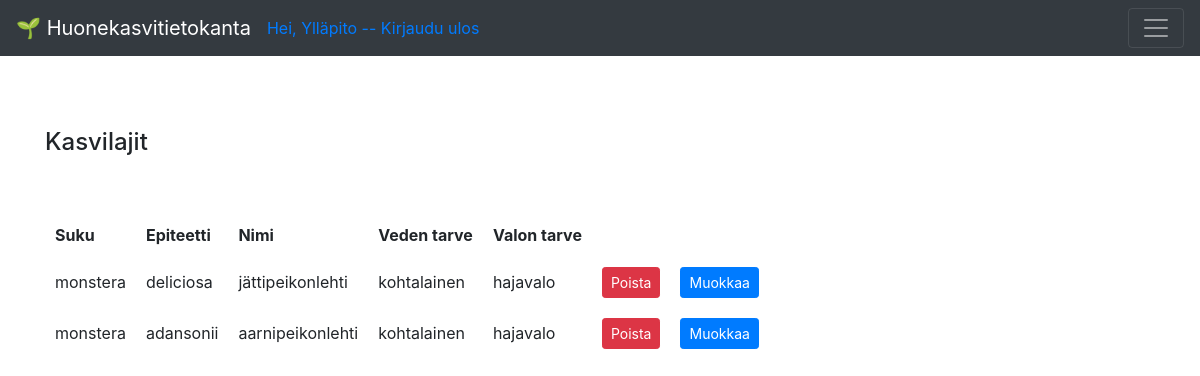
The app's page /species (signed in), older data.
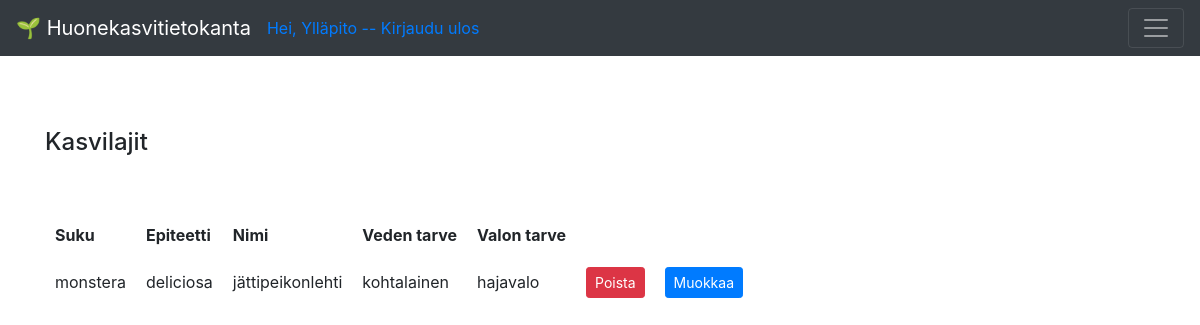
The same page, newer data.
### application/species/models.py (models this page shows, shortened)
class Species(Base):
    __tablename__ = "species"
    genus = db.Column(db.String(144), nullable=False)
    epithet = db.Column(db.String(144), nullable=False)
    water = db.Column(db.String(144), nullable=False)
    light = db.Column(db.String(144), nullable=False)
    plants = db.relationship('Plant', backref='plant_species', lazy=True)

### application/species/views.py (the view)
@app.route("/species", methods=["GET"])
@login_required(role="ANY")
def species_index():
    return render_template("species/list.html", species=Species.query.all())

### application/__init__.py (called while the page is built)
def login_required(role = "ANY"):
    def wrapper(fn):
        @wraps(fn)
        def decorated_view(*args, **kwargs):
            if not current_user:
                return login_manager.unauthorized()
            if not current_user.is_authenticated:
                return login_manager.unauthorized()
            unauthorized = False
            if not role == "ANY":
                unauthorized = True
                for user_role in current_user.userrole():
                    if user_role == role:
                        unauthorized = False
                        break
            if unauthorized:
                return login_manager.unauthorized()
            return fn(*args, **kwargs)
        return decorated_view
    return wrapper

@login_manager.user_loader
def load_user(user_id):
    return User.query.get(user_id)

### application/templates/species/list.html
{% extends "layout.html" %}
{% block body %}
<h4>Kasvilajit</h4>
<br>
<br>
<table cellpadding="20">
  <tr>
    <th>Suku</th>
    <th>Epiteetti</th>
    <th>Nimi</th>
    <th>Veden tarve</th>
    <th>Valon tarve</th>
  </tr>
  {% for species in species %}
  <tr>
    <td>{{ species.genus }}</td>
    <td>{{ species.epithet }}</td>
    <td>{{ species.name }}</td>
    <td>{{ species.water }}</td>
    <td>{{ species.light }}</td>
    <td>
      {% if current_user.id == 1 %}
      <form method="POST" action="{{ url_for('species_delete', species_id=species.id) }}">
        <button type="submit" class="btn btn-danger btn-sm">Poista</button>
      </form>
    </td>
    <td>
      <form method="POST" action="{{ url_for('species_edit', species_id=species.id) }}">
        <button type="submit" class="btn btn-primary btn-sm">Muokkaa</button>
      </form>
    </td>
    {% endif %}
    <td>
    </td>
  </tr>
  {% endfor %}
</table>
{% endblock %}

Row changes from the older to the newer data that the page shows:
removed Species: genus "monstera", epithet "adansonii", name "aarnipeikonlehti", water "kohtalainen", light "hajavalo"
